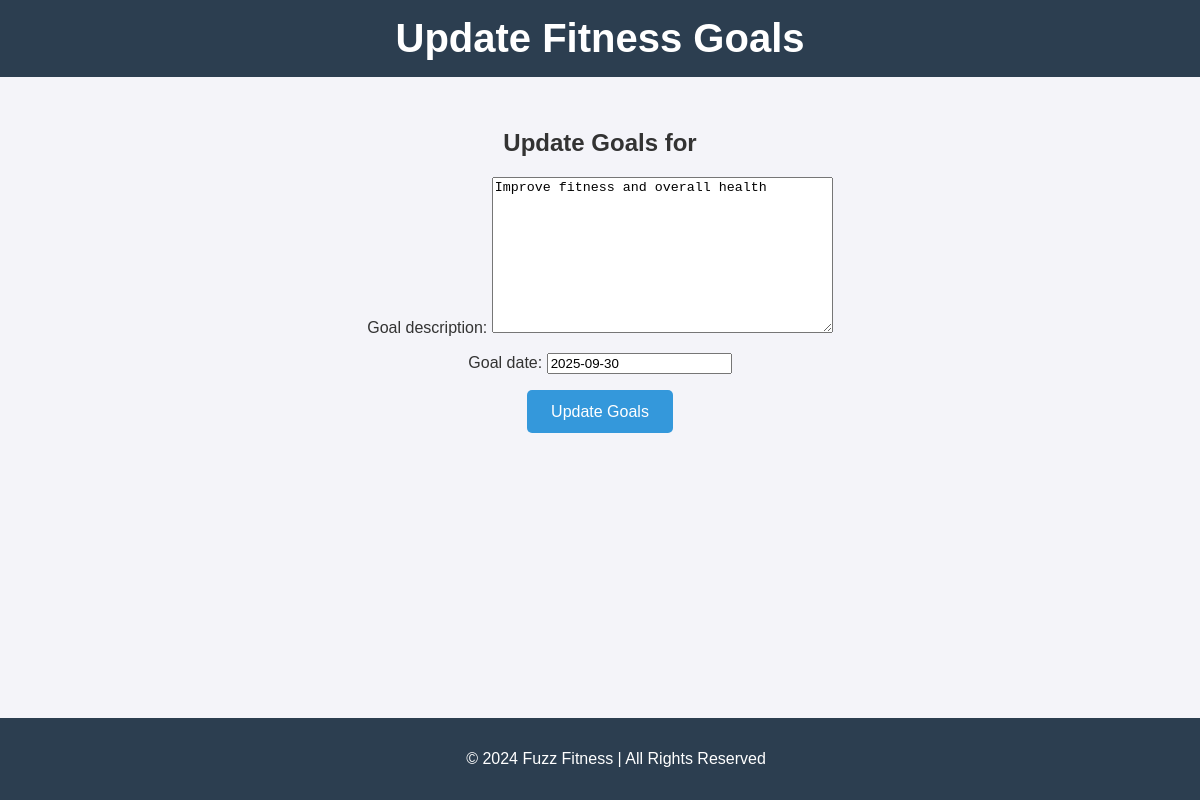
The app's page /update-goals/4/ with its own data.
### fitness_app/models.py (models this page shows, shortened)
class Member(models.Model):
    first_name = models.CharField(max_length=50)
    last_name = models.CharField(max_length=50)
    street_address = models.CharField(max_length=255)
    city = models.CharField(max_length=100)
    state = models.CharField(max_length=50)
    zipcode = models.CharField(max_length=10)
    date_of_birth = models.DateField()
    goal_description = models.TextField(default="No Goal Specified")
    goal_date = models.DateField()
    goal_weight = models.IntegerField(default=0)
    date_joined = models.DateField(auto_now_add=True)

### fitness_app/views.py (the view)
# urls.py: path('update-goals/<int:member_id>/', views.update_goals, name='update_goals'),
def update_goals(request, member_id):
    member = get_object_or_404(Member, id=member_id)
    if request.method == "POST":
        form = UpdateGoalsForm(request.POST, instance=member)
        if form.is_valid():
            form.save()
            return redirect('index')
    else:
        form = UpdateGoalsForm(instance=member)
    return render(request, 'update_goals.html', {'form': form, 'member': member})

### fitness_app/forms.py (shortened to what this page needs)
class UpdateGoalsForm(forms.ModelForm):
    class Meta:
        model = Member
        fields = ['goal_description', 'goal_date']

### fitness_app/templates/update_goals.html (shortened to what this page needs)
{% load static %}
<!DOCTYPE html>
<html lang="en">
<head>
    <link rel="stylesheet" href="{% static 'css/style.css' %}">
</head>
<body>
    <header>
        <h1>Update Fitness Goals</h1>
    </header>
    <main>
        <section>
            <h2>Update Goals for {{ member.name }}</h2>
            <form method="post" class="form-container">
                {{ form.as_p }}
                <button type="submit" class="button">Update Goals</button>
            </form>
        </section>
    </main>
    <footer>
        <p>&copy; 2024 Fuzz Fitness | All Rights Reserved</p>
    </footer>
</body>
</html>

### static/css/style.css (style rules this page uses)
body { font-family: 'Arial', sans-serif; margin: 0; padding: 0; background-color: #f4f4f9; color: #333; }
header { background-color: #2c3e50; color: white; padding: 1rem 2rem; text-align: center; }
header h1 { margin: 0; font-size: 2.5rem; }
footer { background-color: #2c3e50; color: white; text-align: center; padding: 1rem; position: fixed; bottom: 0; width: 100%; }
main { padding: 2rem; text-align: center; }
button { background-color: #3498db; color: white; border: none; padding: 0.8rem 1.5rem; font-size: 1rem; cursor: pointer; border-radius: 5px; transition: background-color 0.3s ease; }

### records on screen
Member: goal_description "Improve fitness and overall health", goal_date "2025-09-30"
